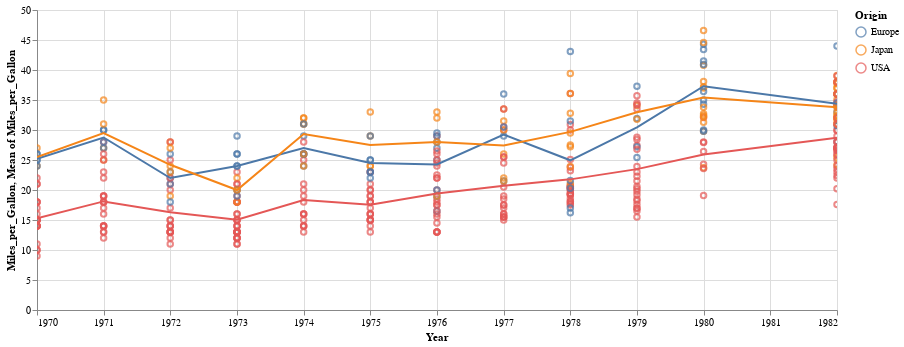

Notebook cell for this chart:
### Code cell
# SCATTER MARK LINE PLOT

points = alt.Chart(cars).mark_point().encode(
    x = 'Year:T', y = 'Miles_per_Gallon', color = 'Origin').properties(width = 800).interactive()

lines = alt.Chart(cars).mark_line().encode(
    x = 'Year:T', y = 'mean(Miles_per_Gallon)', color = 'Origin').properties(width = 800).interactive()

points + lines

### Figure 1 — Vega-Lite specification as saved in the notebook (floating-point values rounded to 4 significant figures; data arrays with more than 128 entries replaced by an {"elided": "..."} marker saying what was removed)
{"config": {"view": {"continuousWidth": 400, "continuousHeight": 300}}, "layer": [{"mark": "point", "encoding": {"color": {"type": "nominal", "field": "Origin"}, "x": {"type": "temporal", "field": "Year"}, "y": {"type": "quantitative", "field": "Miles_per_Gallon"}}, "selection": {"selector006": {"type": "interval", "bind": "scales", "encodings": ["x", "y"]}}, "width": 800}, {"mark": "line", "encoding": {"color": {"type": "nominal", "field": "Origin"}, "x": {"type": "temporal", "field": "Year"}, "y": {"type": "quantitative", "aggregate": "mean", "field": "Miles_per_Gallon"}}, "selection": {"selector007": {"type": "interval", "bind": "scales", "encodings": ["x", "y"]}}, "width": 800}], "data": {"name": "data-f02450ab61490a1363517a0190416235"}, "$schema": "https://vega.github.io/schema/vega-lite/v4.8.1.json", "datasets": {"data-f02450ab61490a1363517a0190416235": {"elided": "406 records"}}}
